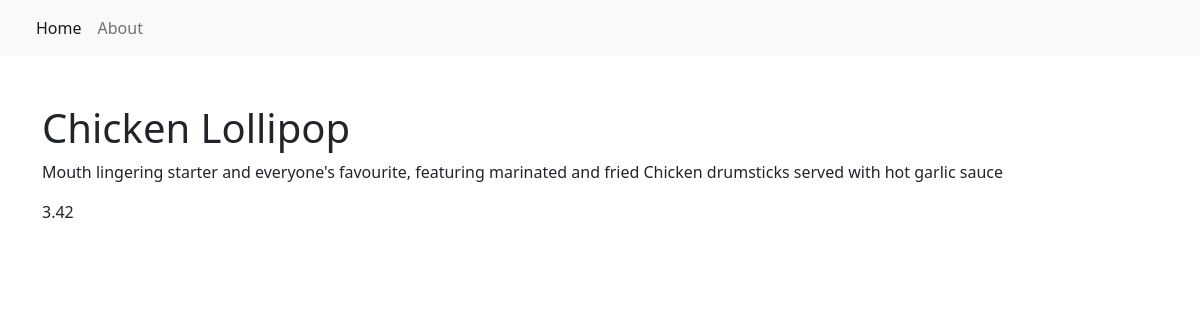
The app's page /item/2 with its own data.
### restaurant_menu/models.py (models this page shows, shortened)
class Item(models.Model):
    meal = models.CharField(max_length=1000, unique=True)
    description = models.CharField(max_length=2000)
    price = models.DecimalField(max_digits=10, decimal_places=2)
    meal_type = models.CharField(max_length=200, choices=MEAL_TYPE)
    author = models.ForeignKey(User, on_delete=models.PROTECT)
    status = models.IntegerField(choices=STATUS, default=1)
    date_created = models.DateTimeField(auto_now_add=True)
    date_updated = models.DateTimeField(auto_now=True)

### restaurant_menu/views.py (the view)
# urls.py: path('item/<int:pk>', views.MenuItemDetail.as_view(), name="menu_item"),
class MenuItemDetail(generic.DetailView):
    model = Item
    template_name = "menu_item_detail.html"

### restaurant_menu/templates/menu_item_detail.html
{% extends 'base.html' %}
{% block content %}
    <div class="container">
        <h1 class="pt-5">{{ item.meal }}</h1>
        <p>{{ item.description }}</p>
        <p>{{ item.price }}</p>
    </div>
{% endblock content %}

### records on screen
Item: meal "Chicken Lollipop", description "Mouth lingering starter and everyone's favourite, featuring marinated and fried Chicken drumsticks served with hot garlic sauce", price "3.42"
